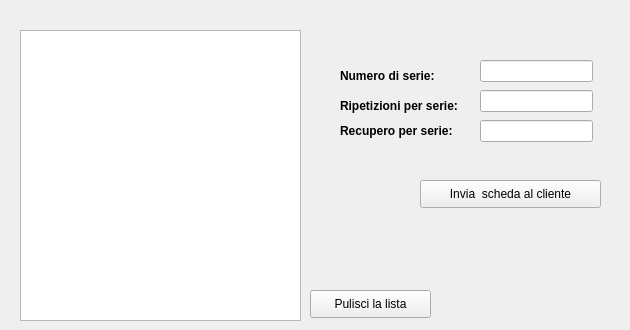
    <widget class="QWidget" name="tab_4">
     <attribute name="title">
      <string>Serie/Ripetizioni</string>
     </attribute>
     <widget class="QListWidget" name="listWidget">
      <property name="geometry">
       <rect>
        <x>20</x>
        <y>30</y>
        <width>281</width>
        <height>291</height>
       </rect>
      </property>
     </widget>
     <widget class="QPushButton" name="pushButton_2">
      <property name="geometry">
       <rect>
        <x>310</x>
        <y>290</y>
        <width>121</width>
        <height>28</height>
       </rect>
      </property>
      <property name="text">
       <string>Pulisci la lista</string>
      </property>
     </widget>
     <widget class="QLabel" name="label_4">
      <property name="geometry">
       <rect>
        <x>330</x>
        <y>40</y>
        <width>291</width>
        <height>121</height>
       </rect>
      </property>
      <property name="text">
       <string/>
      </property>
     </widget>
     <widget class="QLineEdit" name="lineEdit">
      <property name="geometry">
       <rect>
        <x>480</x>
        <y>60</y>
        <width>113</width>
        <height>22</height>
       </rect>
      </property>
     </widget>
     <widget class="QLineEdit" name="lineEdit_2">
      <property name="geometry">
       <rect>
        <x>480</x>
        <y>90</y>
        <width>113</width>
        <height>22</height>
       </rect>
      </property>
     </widget>
     <widget class="QLineEdit" name="lineEdit_3">
      <property name="geometry">
       <rect>
        <x>480</x>
        <y>120</y>
        <width>113</width>
        <height>22</height>
       </rect>
      </property>
     </widget>
     <widget class="QLabel" name="label_5">
      <property name="geometry">
       <rect>
        <x>340</x>
        <y>60</y>
        <width>121</width>
        <height>31</height>
       </rect>
      </property>
      <property name="font">
       <font>
        <weight>75</weight>
        <bold>true</bold>
       </font>
      </property>
      <property name="text">
       <string>Numero di serie:</string>
      </property>
     </widget>
     <widget class="QLabel" name="label_6">
      <property name="geometry">
       <rect>
        <x>340</x>
        <y>90</y>
        <width>131</width>
        <height>31</height>
       </rect>
      </property>
      <property name="font">
       <font>
        <weight>75</weight>
        <bold>true</bold>
       </font>
      </property>
      <property name="text">
       <string>Ripetizioni per serie:</string>
      </property>
     </widget>
     <widget class="QLabel" name="label_7">
      <property name="geometry">
       <rect>
        <x>340</x>
        <y>120</y>
        <width>131</width>
        <height>21</height>
       </rect>
      </property>
      <property name="font">
       <font>
        <weight>75</weight>
        <bold>true</bold>
       </font>
      </property>
      <property name="text">
       <string>Recupero per serie:</string>
      </property>
     </widget>
     <widget class="QLabel" name="label_8">
      <property name="geometry">
       <rect>
        <x>20</x>
        <y>6</y>
        <width>281</width>
        <height>20</height>
       </rect>
      </property>
      <property name="font">
       <font>
        <weight>75</weight>
        <bold>true</bold>
       </font>
      </property>
      <property name="text">
       <string>&lt;html&gt;&lt;head/&gt;&lt;body&gt;&lt;p align=&quot;center&quot;&gt;&lt;br/&gt;&lt;/p&gt;&lt;/body&gt;&lt;/html&gt;</string>
      </property>
     </widget>
     <widget class="QPushButton" name="pushButton_3">
      <property name="geometry">
       <rect>
        <x>420</x>
        <y>180</y>
        <width>181</width>
        <height>28</height>
       </rect>
      </property>
      <property name="text">
       <string>Invia  scheda al cliente</string>
      </property>
     </widget>
    </widget>
